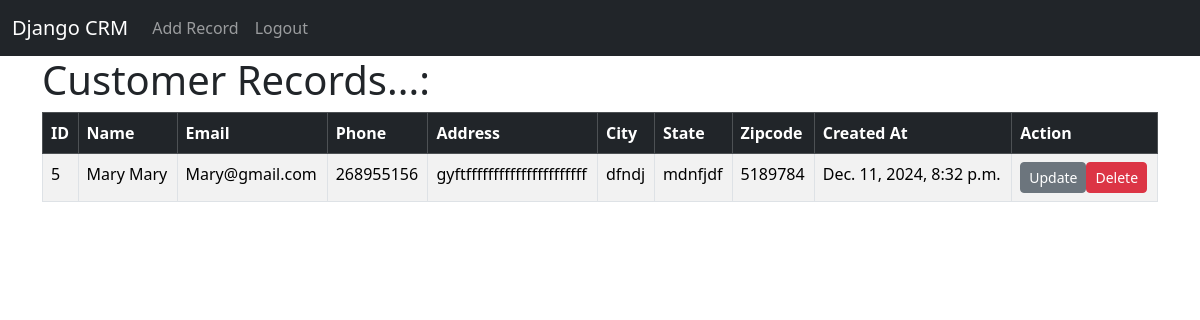
The app's page /record/5 (signed in) with its own data.
### crm_app/models.py (models this page shows, shortened)
class Record(models.Model):
    created_at = models.DateTimeField(auto_now_add=True)
    first_name = models.CharField(max_length=50)
    last_name = models.CharField(max_length=50)
    email = models.CharField(max_length=100)
    phone = models.CharField(max_length=20)
    address = models.CharField(max_length=150)
    city = models.CharField(max_length=50)
    state = models.CharField(max_length=50)
    zipcode = models.CharField(max_length=10)

### crm_app/views.py (the view)
# urls.py: path('record/<int:pk>', views.customer_record, name='record'),
def customer_record(request, pk):
    if request.user.is_authenticated:
        customer_record = Record.objects.get(id=pk)
        return render(request, 'record.html', {'customer_record':customer_record})
    else:
        messages.success(request, "You must be logged in to view the record.")
        return redirect('home')

### crm_app/templates/record.html
{% extends "base.html" %}
    {% block content %}
    <h1>Customer Records...:</h1>
    <table class="table table-striped table-hover table-bordered">
        <thead class="table-dark">
          <tr>
            <th scope="col">ID</th>
            <th scope="col">Name</th>
            <th scope="col">Email</th>
            <th scope="col">Phone</th>
            <th scope="col">Address</th>
            <th scope="col">City</th>
            <th scope="col">State</th>
            <th scope="col">Zipcode</th>
            <th scope="col">Created At</th>
            <th scope="col">Action</th>
          </tr>
        </thead>
        <tbody>
            {% if customer_record %}
            <tr>
                <td>{{ customer_record.id }}</td>
                <td>{{ customer_record.first_name }}
                    {{ customer_record.last_name }}</td>
                <td>{{ customer_record.email }}</td>
                <td>{{ customer_record.phone }}</td>
                <td>{{ customer_record.address }}</td>
                <td>{{ customer_record.city }}</td>
                <td>{{ customer_record.state }}</td>
                <td>{{ customer_record.zipcode }}</td>
                <td>{{ customer_record.created_at }}</td>
                <td><a href="{% url 'update_record' customer_record.id %}" class="btn btn-secondary btn-sm">Update</a><a href="{% url 'delete' customer_record.id %}" class="btn btn-danger btn-sm">Delete</a></td>
            </tr>
        {% endif %}
        </tbody>
    </table>
    {% endblock %}

### records on screen
Record: id "5", first_name "Mary", last_name "Mary", email "Mary@gmail.com", phone "268955156", address "gyftffffffffffffffffffffff", city "dfndj", state "mdnfjdf", zipcode "5189784", created_at "Dec. 11, 2024, 8:32 p.m."
